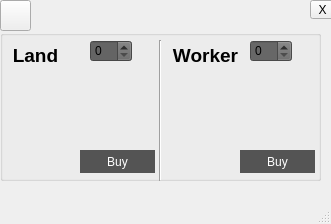
<?xml version="1.0" encoding="UTF-8"?>
<ui version="4.0">
 <class>land</class>
 <widget class="QMainWindow" name="land">
  <property name="geometry">
   <rect>
    <x>0</x>
    <y>0</y>
    <width>331</width>
    <height>224</height>
   </rect>
  </property>
  <property name="windowTitle">
   <string>MainWindow</string>
  </property>
  <widget class="QWidget" name="centralwidget">
   <widget class="QGroupBox" name="groupBox">
    <property name="geometry">
     <rect>
      <x>0</x>
      <y>30</y>
      <width>321</width>
      <height>151</height>
     </rect>
    </property>
    <property name="title">
     <string/>
    </property>
    <widget class="Line" name="line">
     <property name="geometry">
      <rect>
       <x>150</x>
       <y>10</y>
       <width>20</width>
       <height>141</height>
      </rect>
     </property>
     <property name="orientation">
      <enum>Qt::Vertical</enum>
     </property>
    </widget>
    <widget class="QLabel" name="label_3">
     <property name="geometry">
      <rect>
       <x>170</x>
       <y>40</y>
       <width>71</width>
       <height>71</height>
      </rect>
     </property>
     <property name="styleSheet">
      <string notr="true">border-image: url(:/new/prefix1/imagfil/workiconm.png);</string>
     </property>
     <property name="text">
      <string/>
     </property>
    </widget>
    <widget class="QSpinBox" name="spinBox_worker">
     <property name="geometry">
      <rect>
       <x>250</x>
       <y>10</y>
       <width>42</width>
       <height>22</height>
      </rect>
     </property>
     <property name="styleSheet">
      <string notr="true">background-color: rgb(103, 103, 103);</string>
     </property>
    </widget>
    <widget class="QPushButton" name="pushButton_worker">
     <property name="geometry">
      <rect>
       <x>240</x>
       <y>120</y>
       <width>75</width>
       <height>23</height>
      </rect>
     </property>
     <property name="styleSheet">
      <string notr="true">QPushButton{
	color: rgb(255, 255, 255);
	
	background-color: rgb(84, 84, 84);
border :1px solit;
border-radiux:3px;
}
QPushButton:hover{
	
	color: rgb(255, 255, 255);
	background-color: rgb(57, 143, 0);
}</string>
     </property>
     <property name="text">
      <string>Buy</string>
     </property>
    </widget>
    <widget class="QLabel" name="label_4">
     <property name="geometry">
      <rect>
       <x>170</x>
       <y>10</y>
       <width>71</width>
       <height>31</height>
      </rect>
     </property>
     <property name="text">
      <string>&lt;html&gt;&lt;head/&gt;&lt;body&gt;&lt;p align=&quot;center&quot;&gt;&lt;span style=&quot; font-size:14pt; font-weight:600;&quot;&gt;Worker&lt;/span&gt;&lt;/p&gt;&lt;/body&gt;&lt;/html&gt;</string>
     </property>
    </widget>
    <widget class="QLabel" name="label">
     <property name="geometry">
      <rect>
       <x>0</x>
       <y>50</y>
       <width>91</width>
       <height>71</height>
      </rect>
     </property>
     <property name="styleSheet">
      <string notr="true">border-image: url(:/new/prefix1/imagfil/lanppc.png);</string>
     </property>
     <property name="text">
      <string/>
     </property>
    </widget>
    <widget class="QLabel" name="label_2">
     <property name="geometry">
      <rect>
       <x>0</x>
       <y>10</y>
       <width>71</width>
       <height>31</height>
      </rect>
     </property>
     <property name="text">
      <string>&lt;html&gt;&lt;head/&gt;&lt;body&gt;&lt;p align=&quot;center&quot;&gt;&lt;span style=&quot; font-size:14pt; font-weight:600;&quot;&gt;Land&lt;/span&gt;&lt;/p&gt;&lt;/body&gt;&lt;/html&gt;</string>
     </property>
    </widget>
    <widget class="QSpinBox" name="spinBox_land">
     <property name="geometry">
      <rect>
       <x>90</x>
       <y>10</y>
       <width>42</width>
       <height>22</height>
      </rect>
     </property>
     <property name="styleSheet">
      <string notr="true">background-color: rgb(100, 100, 100);</string>
     </property>
    </widget>
    <widget class="QPushButton" name="pushButton_land">
     <property name="geometry">
      <rect>
       <x>80</x>
       <y>120</y>
       <width>75</width>
       <height>23</height>
      </rect>
     </property>
     <property name="styleSheet">
      <string notr="true">QPushButton{
	color: rgb(255, 255, 255);
	
	background-color: rgb(84, 84, 84);
border :1px solit;
border-radiux:3px;
}
QPushButton:hover{
	
	color: rgb(255, 255, 255);
	background-color: rgb(57, 143, 0);
}</string>
     </property>
     <property name="text">
      <string>Buy</string>
     </property>
    </widget>
    <widget class="QLabel" name="lineEdit_worker">
     <property name="geometry">
      <rect>
       <x>250</x>
       <y>30</y>
       <width>51</width>
       <height>21</height>
      </rect>
     </property>
     <property name="styleSheet">
      <string notr="true">font: 75 12pt &quot;MS Shell Dlg 2&quot;;</string>
     </property>
     <property name="text">
      <string/>
     </property>
    </widget>
    <widget class="QLabel" name="lineEdit_land">
     <property name="geometry">
      <rect>
       <x>90</x>
       <y>30</y>
       <width>51</width>
       <height>21</height>
      </rect>
     </property>
     <property name="styleSheet">
      <string notr="true">font: 75 12pt &quot;MS Shell Dlg 2&quot;;</string>
     </property>
     <property name="text">
      <string/>
     </property>
    </widget>
   </widget>
   <widget class="QPushButton" name="pushButton_2">
    <property name="geometry">
     <rect>
      <x>0</x>
      <y>0</y>
      <width>31</width>
      <height>31</height>
     </rect>
    </property>
    <property name="styleSheet">
     <string notr="true">border-image: url(:/new/prefix1/imagfil/coinicon.png);</string>
    </property>
    <property name="text">
     <string/>
    </property>
   </widget>
   <widget class="QToolButton" name="toolButton">
    <property name="geometry">
     <rect>
      <x>310</x>
      <y>0</y>
      <width>25</width>
      <height>19</height>
     </rect>
    </property>
    <property name="text">
     <string>X</string>
    </property>
   </widget>
   <widget class="QLabel" name="lineEdit_coin">
    <property name="geometry">
     <rect>
      <x>40</x>
      <y>0</y>
      <width>51</width>
      <height>21</height>
     </rect>
    </property>
    <property name="styleSheet">
     <string notr="true">font: 75 12pt &quot;MS Shell Dlg 2&quot;;</string>
    </property>
    <property name="text">
     <string/>
    </property>
   </widget>
  </widget>
  <widget class="QMenuBar" name="menubar">
   <property name="geometry">
    <rect>
     <x>0</x>
     <y>0</y>
     <width>331</width>
     <height>21</height>
    </rect>
   </property>
  </widget>
  <widget class="QStatusBar" name="statusbar"/>
 </widget>
 <resources/>
 <connections>
  <connection>
   <sender>toolButton</sender>
   <signal>clicked()</signal>
   <receiver>land</receiver>
   <slot>close()</slot>
   <hints>
    <hint type="sourcelabel">
     <x>321</x>
     <y>30</y>
    </hint>
    <hint type="destinationlabel">
     <x>262</x>
     <y>34</y>
    </hint>
   </hints>
  </connection>
 </connections>
</ui>
